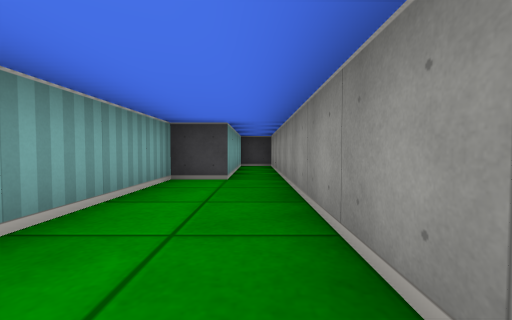
View 1 (above)

16 first-person views from a walk through a cub3D ray-caster map. The camera is about half as high as the walls, tilts 2° down and sees 90° across. The floor is counted in squares. Each view is taken from the middle of a square. On the plan, view 1 faces up. The plan holds only what a view shows up to about 9 squares ahead; the rest is blank.

View 2
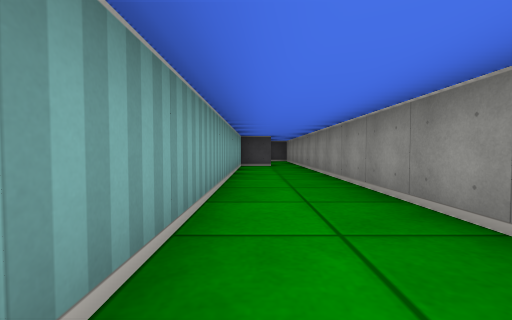

View 3
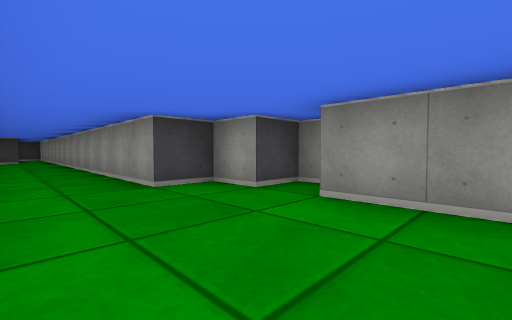

View 4
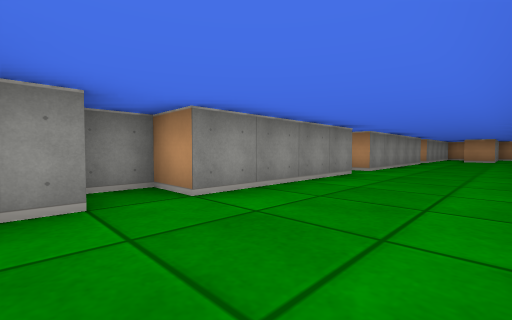

View 5
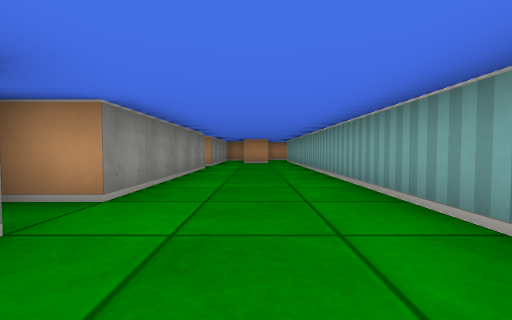

View 6
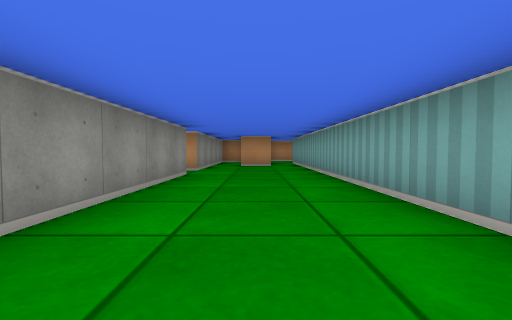

View 7
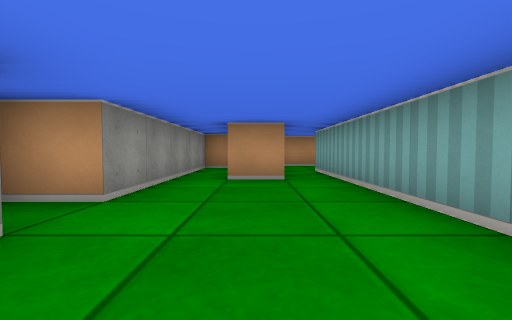

View 8
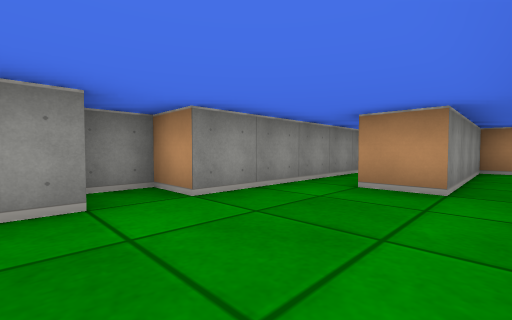

View 9
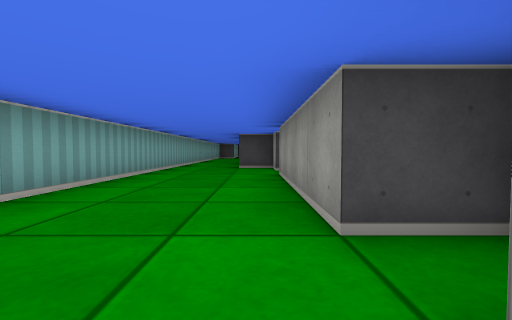

View 10
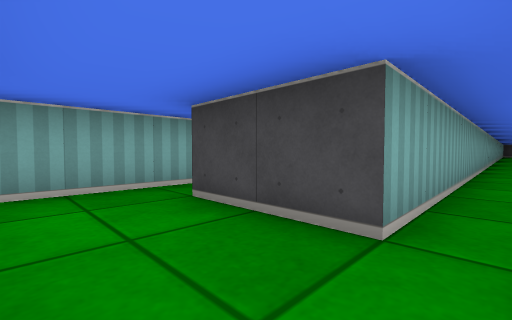

View 11
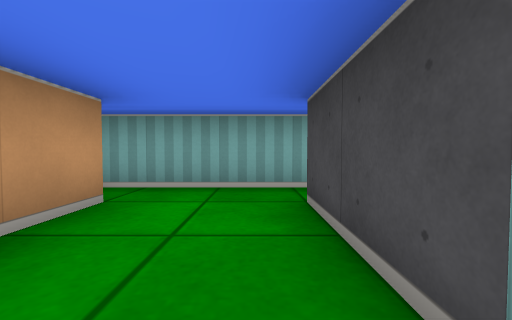

View 12
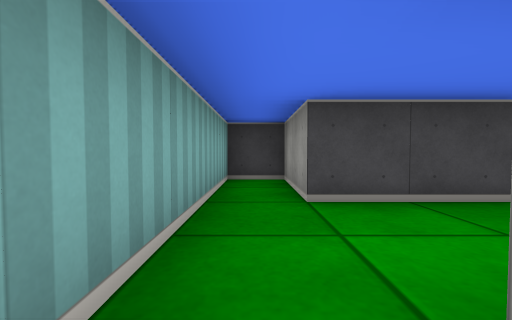

View 13
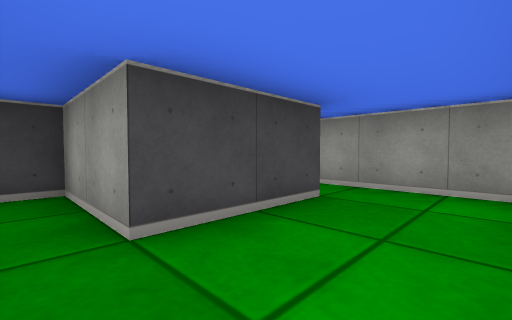

View 14
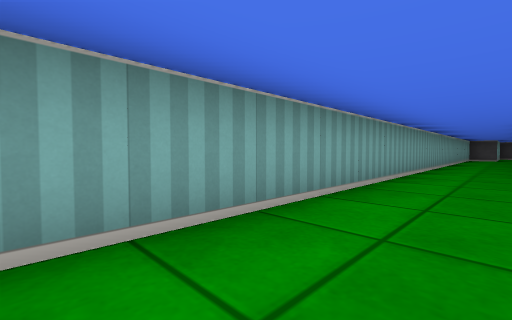

View 15
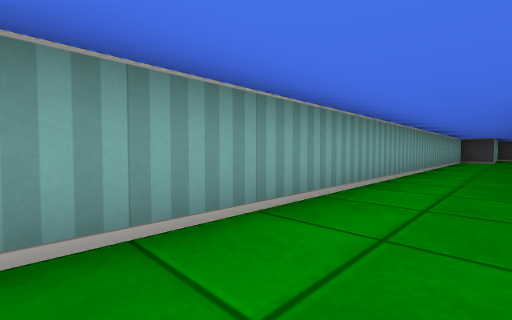

View 16
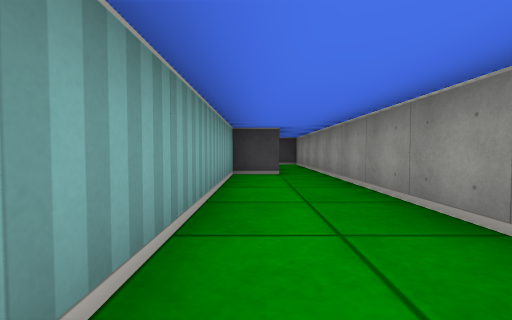

### Floor plan
Ten units are one square. View 1 is at (0, 0); x grows to the right and y downward. Boxes are objects, and circles mark ways between rooms. Rooms are numbered by the first view taken in them; rooms with no view inside come last. Other rooms are left out.
<svg viewBox="-50 -90 81 346">
<path fill="none" stroke="#000" d="M26 115 15 115 15 75 25 75 25 65 15 65 15 55 5 55 5 -85 -5 -85M15 176 15 125 25 125M-5 205 5 205M8 235 15 235 15 185 25 185 25 176M-5 -81 -5 -45 -15 -45 -15 205M-15 205 -15 225M-15 245 -5 245 -5 205M-35 245 -15 245M-15 225 -35 225 -35 205 -45 205 -45 251"/>
<circle cx="-10" cy="215" r="3" fill="#2a7"/>
<circle cx="-25" cy="235" r="3" fill="#2a7"/>
<text x="0" y="90">1</text>
<text x="-10" y="220">2</text>
<text x="-30" y="230">3</text>
</svg>
Room 1 opens to room 2. Room 2 opens to room 3.

Where each view was taken, in squares from view 1:
view 1: 0 up, 0 right, facing up
view 2: 4 down, 1 left, facing up
view 3: 9 down, 1 left, facing up-right
view 4: 6 down, 1 left, facing down-right
view 5: 10 down, 0 right, facing down
view 6: 12 down, 0 right, facing down
view 7: 16 down, 0 right, facing down
view 8: 17 down, 1 left, facing down-right
view 9: 13 down, 1 right, facing up
view 10: 24 down, 1 left, facing up-left
view 11: 23 down, 1 left, facing left
view 12: 25 down, 4 left, facing up
view 13: 24 down, 4 left, facing up-right
view 14: 12 down, 0 right, facing up-left
view 15: 9 down, 0 right, facing up-left
view 16: 1 down, 1 left, facing up
